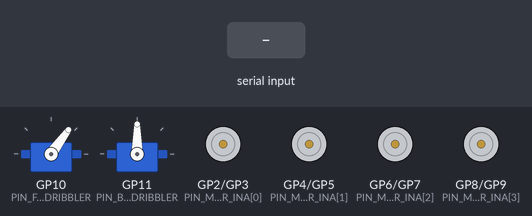
The program below on a simulated Raspberry Pi Pico. On the bench: 2 × servo, motor-driver pin pairs drawn as motors (green arrow = first pin HIGH = forward, orange = second pin HIGH = backward, longer = more drive). The test bench sets the inputs (shaded band).

Above: at 1.2 s.
1.3 s: "90,45,200\n" received over the second serial link
At 2.0 s:
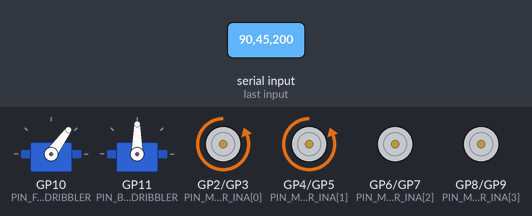
2.8 s: "90,45\n" received over the second serial link
At 3.1 s:
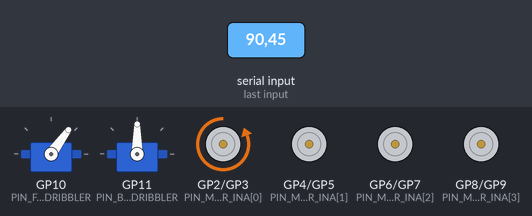
4.3 s: "30,150\n" received over the second serial link
At 5.5 s:
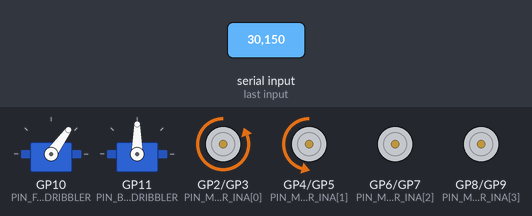
5.8 s: "30,150,10\n" received over the second serial link
At 6.6 s:
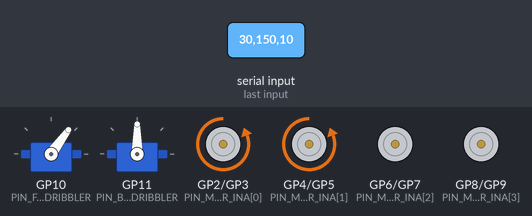
7.3 s: "90,45,200,10\n" received over the second serial link
At 7.7 s:
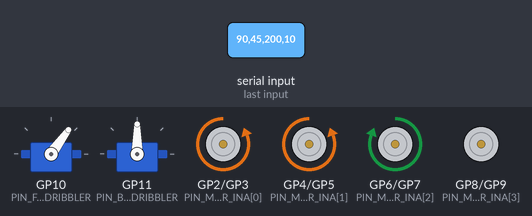
8.8 s: "90,45,200,10,150,30\n" received over the second serial link
At 10.1 s:
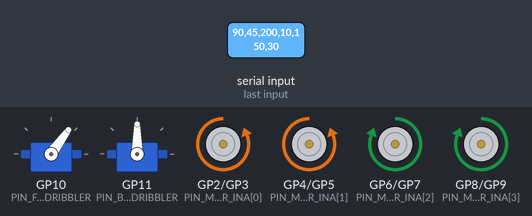
Timing chart, 0 to 11.3 s (numbered marks = the images above; inputs shaded):
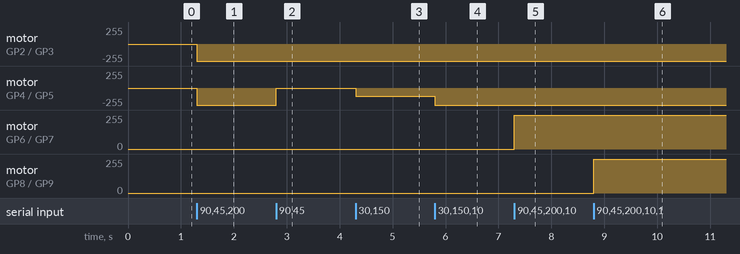

Measured:
- after the input at 1.3 s, motor on GP2 (PIN_MOTOR_INA[0]) / GP3 (PIN_MOTOR_INB[0]), motor on GP4 (PIN_MOTOR_INA[1]) / GP5 (PIN_MOTOR_INB[1]): stopped → backward 255/255 at once
- after the input at 2.8 s, motor on GP4 (PIN_MOTOR_INA[1]) / GP5 (PIN_MOTOR_INB[1]): backward 255/255 → stopped at once
- after the input at 4.3 s, motor on GP4 (PIN_MOTOR_INA[1]) / GP5 (PIN_MOTOR_INB[1]): stopped → backward 122/255 at once
- after the input at 5.8 s, motor on GP4 (PIN_MOTOR_INA[1]) / GP5 (PIN_MOTOR_INB[1]): backward 122/255 → backward 255/255 at once
- after the input at 7.3 s, motor on GP6 (PIN_MOTOR_INA[2]) / GP7 (PIN_MOTOR_INB[2]): stopped → forward 255/255 at once
- after the input at 8.8 s, motor on GP8 (PIN_MOTOR_INA[3]) / GP9 (PIN_MOTOR_INB[3]): stopped → forward 255/255 at once

The program:

main.cpp
```cpp
#include <Arduino.h>
#include <Servo.h>

const int PIN_MOTOR_INA[4] = {2, 4, 6, 8};
const int PIN_MOTOR_INB[4] = {3, 5, 7, 9};

const int PIN_FRONT_DRIBBLER = 10;
const int PIN_BACK_DRIBBLER = 11;

class Motor{
  private:
    int _rotate;
    int _power;

  public:
    /// @brief モーターデータをセットします。
    /// @param power モーター駆動パワー(0~100%)
    /// @param rotate モーター回転方向(0:順転, 1:逆転)
    void set(int power, int rotate)
    {
      this->_power = power;
      this->_rotate = rotate;
    }

    /// @brief モーター駆動パワーを取得します。
    /// @return モーター駆動パワー(0-100%)
    int get_power()
    {
      return this->_power;
    }

    /// @brief モーター回転方向を取得します。
    /// @return モーター回転方向(0:順転, 1:逆転)
    int get_rotate()
    {
      return this->_rotate;
    }
};

Motor motors[4];

Servo front_bldc;
Servo back_bldc;

void get_motor_data()
{
  String data = "aaa";

  if(Serial1.available() > 0)
  {
    data = Serial1.readStringUntil('\n');
  }

  if(data[0] != 'a')
  {
    int motor_a_rotate = ((String)data[0]).toInt();
    int motor_b_rotate = ((String)data[4]).toInt();
    int motor_c_rotate = ((String)data[8]).toInt();
    int motor_d_rotate = ((String)data[12]).toInt();

    int motor_a_power = ((String)(data[1] + data[2] + data[3])).toInt();
    int motor_b_power = ((String)(data[5] + data[6] + data[7])).toInt();
    int motor_c_power = ((String)(data[9] + data[10] + data[11])).toInt();
    int motor_d_power = ((String)(data[13] + data[14] + data[15])).toInt();

    motors[0].set(motor_a_power, motor_a_rotate);
    motors[1].set(motor_b_power, motor_b_rotate);
    motors[2].set(motor_c_power, motor_c_rotate);
    motors[3].set(motor_d_power, motor_d_rotate);
  }
}

void setup() {
  // put your setup code here, to run once:

  analogWriteResolution(10);
  analogReadResolution(10);

  for(int i = 0; i < 4; i++)
  {
    motors[i].set(0, 0);
  }

  front_bldc.attach(PIN_FRONT_DRIBBLER);
  back_bldc.attach(PIN_BACK_DRIBBLER);

  Serial.begin(9600);

  Serial1.begin(115200);
  Serial1.setTimeout(10);
}

void loop() {
  // put your main code here, to run repeatedly:

  get_motor_data();

  front_bldc.writeMicroseconds(1100);

  for(int i = 0; i < 4; i++)
  {
    if(motors[i].get_rotate() == 0)
    {
      if(motors[i].get_power() == 0)
      {
        analogWrite(PIN_MOTOR_INA[i], 0);
        analogWrite(PIN_MOTOR_INB[i], 0);
      }
      else
      {
        analogWrite(PIN_MOTOR_INA[i], (int)((motors[i].get_power()) / 100.0 * 1023.0));
        analogWrite(PIN_MOTOR_INB[i], 0);
      }
    }
    else
    {
      if(motors[i].get_power() == 0)
      {
        analogWrite(PIN_MOTOR_INA[i], 1023);
        analogWrite(PIN_MOTOR_INB[i], 1023);
      }
      else
      {
        analogWrite(PIN_MOTOR_INA[i], 0);
        analogWrite(PIN_MOTOR_INB[i], (int)((motors[i].get_power()) / 100.0 * 1023.0));
      }
    }
  }
}
```
